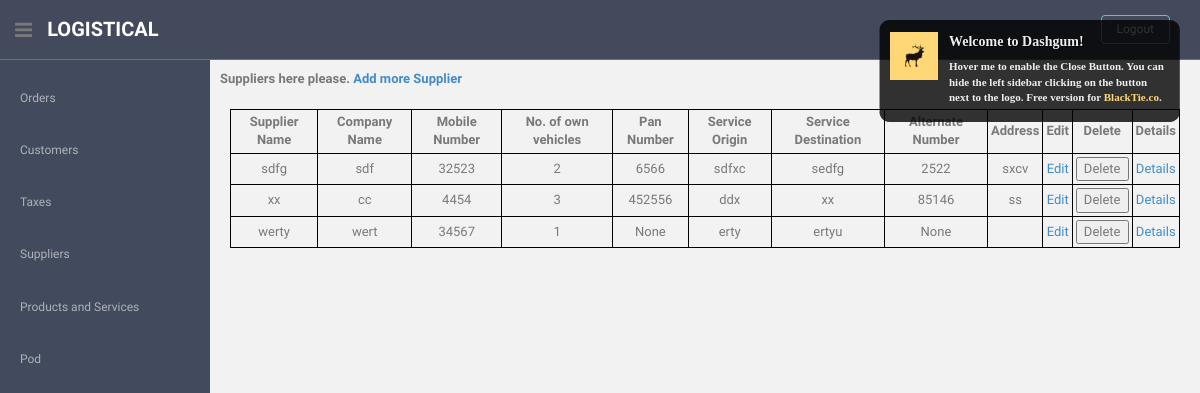
Page /suppliers/ (signed in) on the committed database.
### Logistical/models.py (models this page shows, shortened)
class Suppliers(models.Model):
    company_name=models.CharField(max_length=256)
    supplier_name=models.CharField(max_length=256)
    type_of_supplier=models.CharField(max_length=512,default='manufacturer')
    mobile_number = models.IntegerField()
    service_origin = models.TextField()
    service_destination = models.TextField()
    pan_number=models.IntegerField(blank=True,null=True)
    address=models.TextField(blank=True,null=True)
    no_own_vehicles=models.IntegerField(default=1,blank=True,null=True)
    alternate_number=models.IntegerField(default=mobile_number,blank=True,null=True)

### Logistical/views.py (the view)
# urls.py: path('suppliers/', views.suppliers,name='suppliers'),
@login_required(login_url='/login')
def suppliers(request):
    supplier=Suppliers.objects.all()
    return (render(request,"suppliers.html",{'supplier':supplier}))

### Logistical/templates/suppliers.html (shortened to what this page needs)
{% extends 'base.html' %}
{% block content %}
    {% load staticfiles %}
<p>Suppliers here please. <a href="suppliers_form/">Add more Supplier</a></p>
<table style="width: auto" id="myTable">
        <tr>
			<th onclick="sortTable(0)">Supplier Name</th>
            <th onclick="sortTable(1)">Company Name</th>
            <th onclick="sortTable(2)">Mobile Number</th>
            <th onclick="sortTable(3)">No. of own vehicles</th>
			<th onclick="sortTable(4)">Pan Number</th>
            <th onclick="sortTable(5)">Service Origin</th>
            <th onclick="sortTable(6)">Service Destination</th>
            <th onclick="sortTable(7)">Alternate Number</th>
            <th onclick="sortTable(8)">Address</th>
            <th onclick="sortTable(9)">Edit</th>
            <th onclick="sortTable(10)">Delete</th>
            <th onclick="sortTable(11)">Details</th>
</tr>
{% for s in supplier %}
                <tr>
				<td>{{ s.supplier_name }}</td>
				<td>{{ s.company_name }}</td>
				<td>{{ s.mobile_number }}</td>
				<td>{{ s.no_own_vehicles }}
				<td>{{ s.pan_number }}</td>
                <td>{{ s.service_origin }}</td>
                <td>{{ s.service_destination }}</td>
                <td>{{ s.alternate_number }}</td>
                <td>{{ s.address }}</td>
                <td><a href="suppliers_form/edit/{{ s.id }}/" >Edit</a></td>
                <td><form action="{% url 'suppliers_delete' %}" method="post">{% csrf_token %}
                 <input type="submit" value="Delete">
                      </form>
</td>
                <td><a href="{% url 'suppliers_detail' s.id %}">Details</a> </td>
</tr>
{% endfor %}
</table>
{% endblock %}

### Logistical/templates/base.html (shortened to what this page needs)
<!DOCTYPE html>
<html lang="en">
  <head>
      {% load staticfiles %}
    <link href={% static "Theme/assets/css/bootstrap.css" %} rel="stylesheet">
    <link href={% static "Theme/assets/font-awesome/css/font-awesome.css" %} rel="stylesheet" />
    <link rel="stylesheet" type="text/css" href={% static "Theme/assets/font-awesome/css/zabuto_calendar.css" %}>
    <link rel="stylesheet" type="text/css" href={% static "Theme/assets/js/gritter/css/jquery.gritter.css" %} />
    <link rel="stylesheet" type="text/css" href={% static "Theme/assets/lineicons/style.css" %}>
    <link href={% static "Theme/assets/css/style.css" %} rel="stylesheet">
    <link href={% static "Theme/assets/css/style-responsive.css" %} rel="stylesheet">
  </head>
  <body>
  <section id="container" >
      <header class="header black-bg" style="background: #424a5c;border-bottom: 1px solid #6f6f6f;">
              <div class="sidebar-toggle-box">
                  <div class="fa fa-bars tooltips" data-placement="right" data-original-title="Toggle Navigation"></div>
              </div>
            <a href="{% url 'orders' %}" class="logo"><b>Logistical</b></a>
            <div class="top-menu">
            	<ul class="nav pull-right top-menu">
                    <li><a style="background: #424a5b;" class="logout" href="{% url 'logout' %}">Logout</a></li>
            	</ul>
            </div>
        </header>
      <aside>
          <div id="sidebar"  class="nav-collapse ">
              <ul class="sidebar-menu" id="nav-accordion">
                          <span><li><a  href="{% url 'orders' %}">Orders</a></li></span>
                          <span><li><a  href="{% url 'customers' %}">Customers</a></li></span>
                          <span><li><a  href="{% url 'taxes' %}">Taxes</a></li></span>
                          <span><li><a  href="{% url 'suppliers' %}">Suppliers</a></li></span>
                          <span><li><a  href="{% url 'products' %}">Products and Services</a></li></span>
                          <span><li><a  href="{% url 'pod' %}">Pod</a></li></span>
              </ul>
          </div>
      </aside>
      <section id="main-content">
          <section class="wrapper">
              <div class="row">
                  {% block content %}
                    {% endblock %}
                    </div>
          </section>
      </section>
  </section>
  </body>
</html>

### Logistical/static/Theme/assets/css/style.css (style rules this page uses)
body { color: #797979; background: #f2f2f2; font-family: 'Ruda', sans-serif; padding: 0px !important; margin: 0px !important; font-size:13px; }
ul li { list-style: none; }
a, a:hover, a:focus { text-decoration: none; outline: none; }
#container { width: 100%; height: 100%; }
ul.top-menu > li > .logout { color: #f2f2f2; font-size: 12px; border-radius: 4px; -webkit-border-radius: 4px; border: 1px solid #64c3c2 !important; padding: 5px 15px; margin-right: 15px; background: #68dff0; margin-top: 15px; }
#sidebar { width: 210px; height: 100%; position: fixed; background: #424a5d; }
#sidebar ul li { position: relative; }
ul.sidebar-menu , ul.sidebar-menu li ul.sub { margin: -2px 0 0; padding: 0; }
ul.sidebar-menu { margin-top: 75px; }
ul.sidebar-menu li { margin-bottom: 5px; margin-left:10px; margin-right:10px; }
ul.sidebar-menu li a { color: #aeb2b7; text-decoration: none; display: block; padding: 15px 0 15px 10px; font-size: 12px; outline: none; -webkit-transition: all 0.3s ease; -moz-transition: all 0.3s ease; -o-transition: all 0.3s ease; -ms-transition: all 0.3s ease; transition: all 0.3s ease; }
#main-content { margin-left: 210px; }
.header, .footer { min-height: 60px; padding: 0 15px; }
.header { position: fixed; left: 0; right: 0; z-index: 1002; }
.black-bg { background: #424a5c; border-bottom: 1px solid #777777; }
.wrapper { display: inline-block; margin-top: 60px; padding-left: 15px; padding-right: 15px; padding-bottom: 15px; padding-top: 0px; width: 100%; }
a.logo { font-size: 20px; color: #ffffff; float: left; margin-top: 15px; text-transform: uppercase; }
a.logo b { font-weight: 900; }
#top_menu .nav > li, ul.top-menu > li { float: left; }
ul.top-menu > li > a { color: #666666; font-size: 16px; border-radius: 4px; -webkit-border-radius: 4px; border:1px solid #666666 !important; padding: 2px 6px; margin-right: 15px; }
.sidebar-toggle-box { float: left; padding-right: 15px; margin-top: 20px; }
.sidebar-toggle-box .fa-bars { cursor: pointer; display: inline-block; font-size: 20px; }

### Logistical/templates/base.html (style rules this page uses)
table,th,td { border: 1px solid black; padding: 3px; text-align: center; margin: 20px;; }
th { font-weight: bold; }
p { margin: 10px; font-weight: bold; }

### rows in the picture
Suppliers: supplier_name "sdfg", company_name "sdf", mobile_number "32523", no_own_vehicles "2", pan_number "6566", service_origin "sdfxc", service_destination "sedfg", alternate_number "2522", address "sxcv"
Suppliers: supplier_name "xx", company_name "cc", mobile_number "4454", no_own_vehicles "3", pan_number "452556", service_origin "ddx", service_destination "xx", alternate_number "85146", address "ss"
Suppliers: supplier_name "werty", company_name "wert", mobile_number "34567", no_own_vehicles "1", pan_number "None", service_origin "erty", service_destination "ertyu", alternate_number "None"
